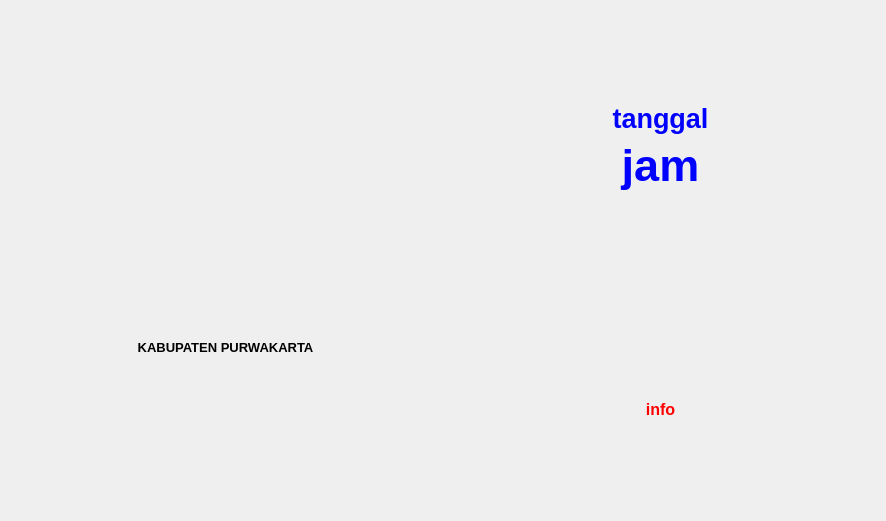
<?xml version="1.0" encoding="UTF-8"?>
<ui version="4.0">
 <class>Form</class>
 <widget class="QWidget" name="Form">
  <property name="geometry">
   <rect>
    <x>0</x>
    <y>0</y>
    <width>886</width>
    <height>521</height>
   </rect>
  </property>
  <property name="windowTitle">
   <string>Form</string>
  </property>
  <layout class="QHBoxLayout" name="horizontalLayout">
   <item>
    <layout class="QVBoxLayout" name="verticalLayout_2">
     <item>
      <spacer name="verticalSpacer_4">
       <property name="orientation">
        <enum>Qt::Vertical</enum>
       </property>
       <property name="sizeHint" stdset="0">
        <size>
         <width>20</width>
         <height>40</height>
        </size>
       </property>
      </spacer>
     </item>
     <item>
      <widget class="QLabel" name="logo">
       <property name="sizePolicy">
        <sizepolicy hsizetype="Minimum" vsizetype="Minimum">
         <horstretch>0</horstretch>
         <verstretch>0</verstretch>
        </sizepolicy>
       </property>
       <property name="text">
        <string/>
       </property>
       <property name="pixmap">
        <pixmap>logo.png</pixmap>
       </property>
       <property name="alignment">
        <set>Qt::AlignCenter</set>
       </property>
      </widget>
     </item>
     <item>
      <spacer name="verticalSpacer_6">
       <property name="orientation">
        <enum>Qt::Vertical</enum>
       </property>
       <property name="sizeHint" stdset="0">
        <size>
         <width>20</width>
         <height>40</height>
        </size>
       </property>
      </spacer>
     </item>
     <item>
      <widget class="QLabel" name="pemkab">
       <property name="font">
        <font>
         <pointsize>10</pointsize>
         <weight>75</weight>
         <bold>true</bold>
        </font>
       </property>
       <property name="styleSheet">
        <string notr="true"/>
       </property>
       <property name="text">
        <string>KABUPATEN PURWAKARTA</string>
       </property>
       <property name="alignment">
        <set>Qt::AlignCenter</set>
       </property>
       <property name="wordWrap">
        <bool>true</bool>
       </property>
      </widget>
     </item>
     <item>
      <spacer name="verticalSpacer_5">
       <property name="orientation">
        <enum>Qt::Vertical</enum>
       </property>
       <property name="sizeHint" stdset="0">
        <size>
         <width>20</width>
         <height>40</height>
        </size>
       </property>
      </spacer>
     </item>
    </layout>
   </item>
   <item>
    <layout class="QVBoxLayout" name="verticalLayout">
     <item>
      <spacer name="verticalSpacer_2">
       <property name="orientation">
        <enum>Qt::Vertical</enum>
       </property>
       <property name="sizeHint" stdset="0">
        <size>
         <width>20</width>
         <height>40</height>
        </size>
       </property>
      </spacer>
     </item>
     <item>
      <widget class="QLabel" name="tanggal">
       <property name="font">
        <font>
         <pointsize>20</pointsize>
         <weight>75</weight>
         <bold>true</bold>
        </font>
       </property>
       <property name="styleSheet">
        <string notr="true">color:blue</string>
       </property>
       <property name="text">
        <string>tanggal</string>
       </property>
       <property name="alignment">
        <set>Qt::AlignCenter</set>
       </property>
      </widget>
     </item>
     <item>
      <widget class="QLabel" name="jam">
       <property name="font">
        <font>
         <pointsize>34</pointsize>
         <weight>75</weight>
         <bold>true</bold>
        </font>
       </property>
       <property name="styleSheet">
        <string notr="true">color:blue</string>
       </property>
       <property name="text">
        <string>jam</string>
       </property>
       <property name="alignment">
        <set>Qt::AlignCenter</set>
       </property>
      </widget>
     </item>
     <item>
      <spacer name="verticalSpacer_7">
       <property name="orientation">
        <enum>Qt::Vertical</enum>
       </property>
       <property name="sizeHint" stdset="0">
        <size>
         <width>20</width>
         <height>40</height>
        </size>
       </property>
      </spacer>
     </item>
     <item>
      <widget class="QLabel" name="fp_image">
       <property name="text">
        <string/>
       </property>
      </widget>
     </item>
     <item>
      <spacer name="verticalSpacer_3">
       <property name="orientation">
        <enum>Qt::Vertical</enum>
       </property>
       <property name="sizeHint" stdset="0">
        <size>
         <width>20</width>
         <height>40</height>
        </size>
       </property>
      </spacer>
     </item>
     <item>
      <widget class="QLabel" name="info">
       <property name="font">
        <font>
         <pointsize>12</pointsize>
         <weight>75</weight>
         <bold>true</bold>
        </font>
       </property>
       <property name="styleSheet">
        <string notr="true">color:red</string>
       </property>
       <property name="text">
        <string>info</string>
       </property>
       <property name="alignment">
        <set>Qt::AlignCenter</set>
       </property>
       <property name="wordWrap">
        <bool>true</bool>
       </property>
      </widget>
     </item>
     <item>
      <spacer name="verticalSpacer">
       <property name="orientation">
        <enum>Qt::Vertical</enum>
       </property>
       <property name="sizeHint" stdset="0">
        <size>
         <width>20</width>
         <height>40</height>
        </size>
       </property>
      </spacer>
     </item>
    </layout>
   </item>
  </layout>
 </widget>
 <resources/>
 <connections/>
</ui>
